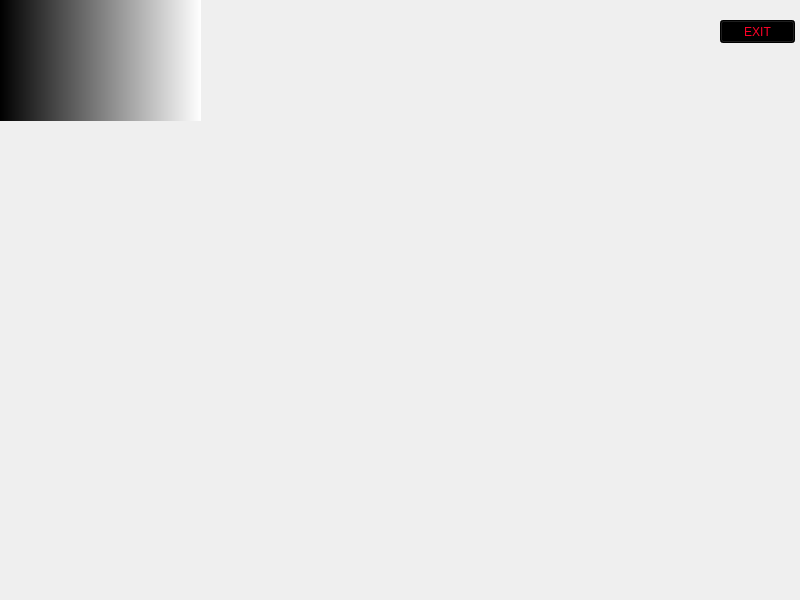
<?xml version="1.0" encoding="UTF-8"?>
<ui version="4.0">
 <class>MainWindow</class>
 <widget class="QMainWindow" name="MainWindow">
  <property name="geometry">
   <rect>
    <x>0</x>
    <y>0</y>
    <width>800</width>
    <height>600</height>
   </rect>
  </property>
  <property name="windowTitle">
   <string>MainWindow</string>
  </property>
  <widget class="QWidget" name="centralwidget">
   <widget class="QLabel" name="label">
    <property name="geometry">
     <rect>
      <x>-60</x>
      <y>-10</y>
      <width>901</width>
      <height>601</height>
     </rect>
    </property>
    <property name="styleSheet">
     <string notr="true">color: rgb(255, 255, 255);</string>
    </property>
    <property name="text">
     <string/>
    </property>
    <property name="pixmap">
     <pixmap>j/39f6a005763b37e2237b320df0e68e31.gif</pixmap>
    </property>
    <property name="scaledContents">
     <bool>true</bool>
    </property>
   </widget>
   <widget class="QLabel" name="label_2">
    <property name="geometry">
     <rect>
      <x>0</x>
      <y>0</y>
      <width>201</width>
      <height>121</height>
     </rect>
    </property>
    <property name="styleSheet">
     <string notr="true">selection-background-color: qlineargradient(spread:pad, x1:0, y1:0, x2:1, y2:0, stop:0 rgba(0, 0, 0, 255), stop:1 rgba(255, 255, 255, 255));
background-color: qlineargradient(spread:pad, x1:0, y1:0, x2:1, y2:0, stop:0 rgba(0, 0, 0, 255), stop:1 rgba(255, 255, 255, 255));</string>
    </property>
    <property name="text">
     <string/>
    </property>
    <property name="pixmap">
     <pixmap>j/T8bahf.gif</pixmap>
    </property>
    <property name="scaledContents">
     <bool>true</bool>
    </property>
   </widget>
   <widget class="QLabel" name="label_4">
    <property name="geometry">
     <rect>
      <x>580</x>
      <y>320</y>
      <width>201</width>
      <height>241</height>
     </rect>
    </property>
    <property name="text">
     <string/>
    </property>
    <property name="pixmap">
     <pixmap>j/2RNb.gif</pixmap>
    </property>
    <property name="scaledContents">
     <bool>true</bool>
    </property>
   </widget>
   <widget class="QPushButton" name="pushButton">
    <property name="geometry">
     <rect>
      <x>720</x>
      <y>20</y>
      <width>75</width>
      <height>23</height>
     </rect>
    </property>
    <property name="styleSheet">
     <string notr="true">background-color: rgb(0, 0, 0);
color: rgb(255, 1, 39);
font: 75 12pt &quot;MS Shell Dlg 2&quot;;</string>
    </property>
    <property name="text">
     <string>EXIT</string>
    </property>
   </widget>
  </widget>
 </widget>
 <resources/>
 <connections/>
</ui>
